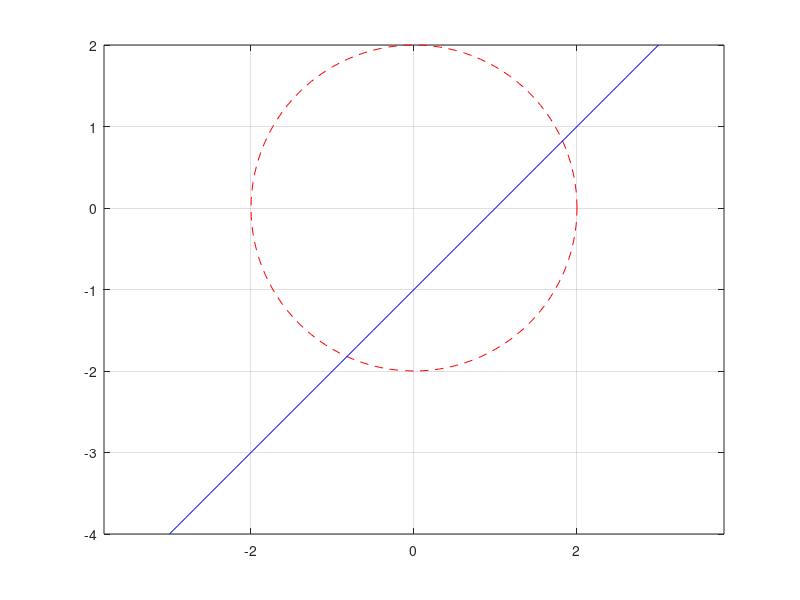

This chart was generated by the following MATLAB code:
theta=0:pi/60:2*pi; r=sqrt(4);
x=r*cos(theta);
y=r*sin(theta);
plot(x,y,'r--')
hold on 
% x-y=1 => y=x-1
x1=-3:0.1:3; y11=x1-1;
plot(x1,y11,'b') 
axis equal, grid, hold on
[xcoord,ycoord]=ginput(2); 


disp('solutiile sistemului')
for i=1:length(xcoord)
 sol=fsolve('f_syst',[xcoord(i),ycoord(i)])
end 